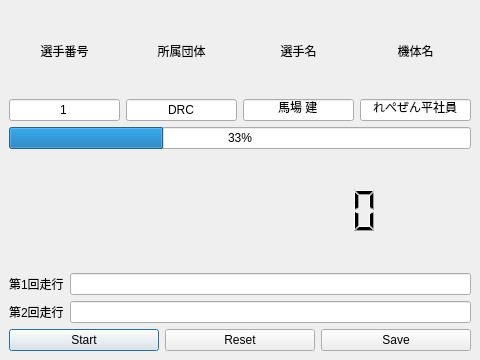
<?xml version="1.0" encoding="UTF-8"?>
<ui version="4.0">
 <class>MainWindow</class>
 <widget class="QMainWindow" name="MainWindow">
  <property name="geometry">
   <rect>
    <x>0</x>
    <y>0</y>
    <width>480</width>
    <height>360</height>
   </rect>
  </property>
  <property name="sizePolicy">
   <sizepolicy hsizetype="Preferred" vsizetype="Preferred">
    <horstretch>0</horstretch>
    <verstretch>0</verstretch>
   </sizepolicy>
  </property>
  <property name="minimumSize">
   <size>
    <width>480</width>
    <height>360</height>
   </size>
  </property>
  <property name="maximumSize">
   <size>
    <width>16777215</width>
    <height>16777215</height>
   </size>
  </property>
  <property name="windowTitle">
   <string>GODO_LapTimer.py</string>
  </property>
  <widget class="QWidget" name="centralwidget">
   <property name="sizePolicy">
    <sizepolicy hsizetype="Maximum" vsizetype="Preferred">
     <horstretch>0</horstretch>
     <verstretch>0</verstretch>
    </sizepolicy>
   </property>
   <property name="minimumSize">
    <size>
     <width>400</width>
     <height>300</height>
    </size>
   </property>
   <property name="mouseTracking">
    <bool>false</bool>
   </property>
   <property name="autoFillBackground">
    <bool>false</bool>
   </property>
   <layout class="QHBoxLayout" name="horizontalLayout_2">
    <item>
     <layout class="QVBoxLayout" name="verticalLayout_3">
      <item>
       <layout class="QGridLayout" name="gridLayout">
        <property name="sizeConstraint">
         <enum>QLayout::SetDefaultConstraint</enum>
        </property>
        <item row="0" column="0">
         <widget class="QLabel" name="keyLabel">
          <property name="text">
           <string>選手番号</string>
          </property>
          <property name="alignment">
           <set>Qt::AlignCenter</set>
          </property>
         </widget>
        </item>
        <item row="1" column="0">
         <widget class="QLineEdit" name="key">
          <property name="text">
           <string>1</string>
          </property>
          <property name="alignment">
           <set>Qt::AlignCenter</set>
          </property>
         </widget>
        </item>
        <item row="0" column="1">
         <widget class="QLabel" name="groupLabel">
          <property name="text">
           <string>所属団体</string>
          </property>
          <property name="alignment">
           <set>Qt::AlignCenter</set>
          </property>
         </widget>
        </item>
        <item row="1" column="1">
         <widget class="QLineEdit" name="group">
          <property name="text">
           <string>DRC</string>
          </property>
          <property name="alignment">
           <set>Qt::AlignCenter</set>
          </property>
         </widget>
        </item>
        <item row="1" column="2">
         <widget class="QLineEdit" name="name">
          <property name="text">
           <string>馬場 建</string>
          </property>
          <property name="alignment">
           <set>Qt::AlignCenter</set>
          </property>
         </widget>
        </item>
        <item row="1" column="3">
         <widget class="QLineEdit" name="machineName">
          <property name="text">
           <string>れぺぜん平社員</string>
          </property>
          <property name="alignment">
           <set>Qt::AlignCenter</set>
          </property>
         </widget>
        </item>
        <item row="0" column="2">
         <widget class="QLabel" name="nameLabel">
          <property name="text">
           <string>選手名</string>
          </property>
          <property name="alignment">
           <set>Qt::AlignCenter</set>
          </property>
         </widget>
        </item>
        <item row="0" column="3">
         <widget class="QLabel" name="machineNameLabel">
          <property name="text">
           <string>機体名</string>
          </property>
          <property name="alignment">
           <set>Qt::AlignCenter</set>
          </property>
         </widget>
        </item>
       </layout>
      </item>
      <item>
       <widget class="QProgressBar" name="timeLimit">
        <property name="maximum">
         <number>180</number>
        </property>
        <property name="value">
         <number>60</number>
        </property>
        <property name="invertedAppearance">
         <bool>false</bool>
        </property>
        <property name="format">
         <string>%p%</string>
        </property>
       </widget>
      </item>
      <item alignment="Qt::AlignHCenter|Qt::AlignVCenter">
       <widget class="QLCDNumber" name="currentTime">
        <property name="enabled">
         <bool>true</bool>
        </property>
        <property name="sizePolicy">
         <sizepolicy hsizetype="Expanding" vsizetype="Expanding">
          <horstretch>0</horstretch>
          <verstretch>0</verstretch>
         </sizepolicy>
        </property>
        <property name="minimumSize">
         <size>
          <width>300</width>
          <height>69</height>
         </size>
        </property>
        <property name="maximumSize">
         <size>
          <width>16777215</width>
          <height>16777215</height>
         </size>
        </property>
        <property name="frameShape">
         <enum>QFrame::NoFrame</enum>
        </property>
        <property name="smallDecimalPoint">
         <bool>true</bool>
        </property>
        <property name="digitCount">
         <number>10</number>
        </property>
       </widget>
      </item>
      <item>
       <layout class="QGridLayout" name="gridLayout_2">
        <item row="0" column="0">
         <widget class="QLabel" name="firstTime">
          <property name="text">
           <string>第1回走行</string>
          </property>
         </widget>
        </item>
        <item row="0" column="1">
         <widget class="QLineEdit" name="firstTimeVal"/>
        </item>
        <item row="1" column="0">
         <widget class="QLabel" name="secondTime">
          <property name="text">
           <string>第2回走行</string>
          </property>
         </widget>
        </item>
        <item row="1" column="1">
         <widget class="QLineEdit" name="secondTimeVal"/>
        </item>
       </layout>
      </item>
      <item>
       <layout class="QHBoxLayout" name="horizontalLayout_3">
        <item>
         <widget class="QPushButton" name="start">
          <property name="text">
           <string>Start</string>
          </property>
          <property name="default">
           <bool>true</bool>
          </property>
         </widget>
        </item>
        <item>
         <widget class="QPushButton" name="reset">
          <property name="text">
           <string>Reset</string>
          </property>
         </widget>
        </item>
        <item>
         <widget class="QPushButton" name="save">
          <property name="text">
           <string>Save</string>
          </property>
         </widget>
        </item>
       </layout>
      </item>
     </layout>
    </item>
   </layout>
  </widget>
 </widget>
 <resources/>
 <connections/>
</ui>
